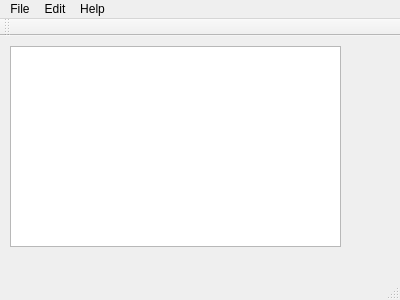
<?xml version="1.0" encoding="UTF-8"?>
<ui version="4.0">
 <class>Notepad</class>
 <widget class="QMainWindow" name="Notepad">
  <property name="geometry">
   <rect>
    <x>0</x>
    <y>0</y>
    <width>400</width>
    <height>300</height>
   </rect>
  </property>
  <property name="windowTitle">
   <string>Notepad</string>
  </property>
  <widget class="QWidget" name="centralWidget">
   <widget class="QTextEdit" name="textEdit">
    <property name="geometry">
     <rect>
      <x>10</x>
      <y>10</y>
      <width>331</width>
      <height>201</height>
     </rect>
    </property>
   </widget>
  </widget>
  <widget class="QMenuBar" name="menuBar">
   <property name="geometry">
    <rect>
     <x>0</x>
     <y>0</y>
     <width>400</width>
     <height>28</height>
    </rect>
   </property>
   <widget class="QMenu" name="menuFile">
    <property name="title">
     <string>File</string>
    </property>
    <addaction name="actionNew"/>
    <addaction name="actionOpen"/>
    <addaction name="actionSave"/>
    <addaction name="actionSave_as"/>
    <addaction name="actionPrint"/>
    <addaction name="separator"/>
    <addaction name="actionExit"/>
   </widget>
   <widget class="QMenu" name="menuEdit">
    <property name="title">
     <string>Edit</string>
    </property>
    <addaction name="actionCopy"/>
    <addaction name="actionCut"/>
    <addaction name="actionPaste"/>
    <addaction name="separator"/>
    <addaction name="actionUndo"/>
    <addaction name="actionRedo"/>
    <addaction name="actionFont"/>
   </widget>
   <widget class="QMenu" name="menuHelp">
    <property name="title">
     <string>Help</string>
    </property>
    <addaction name="actionAbout"/>
   </widget>
   <addaction name="menuFile"/>
   <addaction name="menuEdit"/>
   <addaction name="menuHelp"/>
  </widget>
  <widget class="QToolBar" name="mainToolBar">
   <attribute name="toolBarArea">
    <enum>TopToolBarArea</enum>
   </attribute>
   <attribute name="toolBarBreak">
    <bool>false</bool>
   </attribute>
  </widget>
  <widget class="QStatusBar" name="statusBar"/>
  <action name="actionNew">
   <property name="text">
    <string>New</string>
   </property>
  </action>
  <action name="actionOpen">
   <property name="text">
    <string>Open</string>
   </property>
  </action>
  <action name="actionSave">
   <property name="text">
    <string>Save</string>
   </property>
  </action>
  <action name="actionSave_as">
   <property name="text">
    <string>Save as</string>
   </property>
  </action>
  <action name="actionPrint">
   <property name="text">
    <string>Print</string>
   </property>
  </action>
  <action name="actionExit">
   <property name="text">
    <string>Exit</string>
   </property>
  </action>
  <action name="actionCopy">
   <property name="text">
    <string>Copy</string>
   </property>
  </action>
  <action name="actionCut">
   <property name="text">
    <string>Cut</string>
   </property>
  </action>
  <action name="actionPaste">
   <property name="text">
    <string>Paste</string>
   </property>
  </action>
  <action name="actionUndo">
   <property name="text">
    <string>Undo</string>
   </property>
  </action>
  <action name="actionRedo">
   <property name="text">
    <string>Redo</string>
   </property>
  </action>
  <action name="actionFont">
   <property name="text">
    <string>Font</string>
   </property>
  </action>
  <action name="actionAbout">
   <property name="text">
    <string>About</string>
   </property>
  </action>
 </widget>
 <layoutdefault spacing="6" margin="11"/>
 <resources/>
 <connections/>
</ui>
